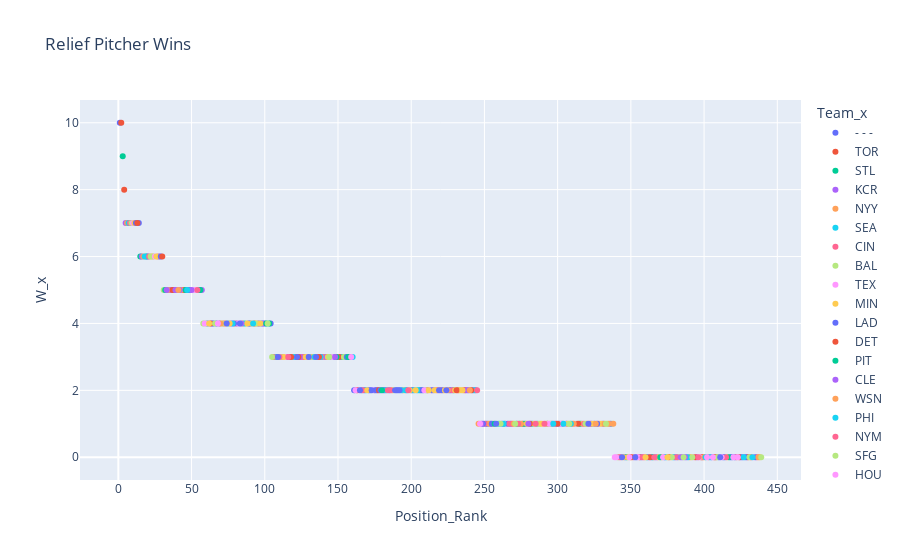

Here is the notebook cell this chart was saved with:
### Code cell
plot_pos_rank(relievers_wins, stat='W_x', title='Relief Pitcher Wins', groupby_col='Team_x', plot_filename='plots/relief_pitcher_wins.html')

### Figure 1 — Plotly figure (JSON) as saved in the notebook; plotly's stock layout.template omitted (floating-point values rounded to 4 significant figures)
{"data": [{"customdata": [["Chris Stratton"], ["Mychal Givens"], ["Colin Holderman"], ["Michael Fulmer"], ["Jake Diekman"], ["David Robertson"], ["Jesse Chavez"], ["Zach Pop"], ["Chris Martin"], ["Yohan Ramirez"], ["Jharel Cotton"], ["Anthony Bass"], ["Jorge Lopez"], ["Taylor Rogers"], ["Heath Hembree"], ["Jacob Barnes"], ["Joel Payamps"], ["Derek Law"], ["Tyler Beede"], ["Jake Reed"], ["Chris Devenski"], ["Austin Davis"], ["Matt Bush"], ["Josh Hader"], ["Jeurys Familia"], ["Javy Guerra"], ["Daniel Norris"], ["Ryan Borucki"], ["Raisel Iglesias"], ["Sean Newcomb"], ["Albert Abreu"], ["Reyes Moronta"], ["Manny Banuelos"], ["Shawn Armstrong"], ["Lou Trivino"], ["Robert Stephenson"], ["Jimmy Yacabonis"], ["Dinelson Lamet"], ["Yennier Cano"], ["Mitch White"], ["Alex Young"], ["Jake McGee"], ["Austin Voth"], ["Luke Bard"], ["Luke Weaver"], ["Anthony Banda"], ["Tyler Cyr"], ["Ian Gibaut"], ["Garrett Cleavinger"], ["Scott Effross"], ["JP Sears"], ["Anthony Misiewicz"], ["Sergio Romo"], ["Kervin Castro"], ["Louis Head"], ["Junior Fernandez"], ["Tyler Thornburg"], ["Matt Peacock"], ["Beau Sulser"], ["Will Smith"], ["Robert Dugger"], ["JoJo Romero"], ["Wyatt Mills"], ["Eric Stout"], ["Max Castillo"], ["Paul Fry"]], "hovertemplate": "Team_x=- - -<br>Position_Rank=%{x}<br>W_x=%{y}<br>Name=%{customdata[0]}<extra></extra>", "legendgroup": "- - -", "marker": {"color": "#636efa", "symbol": "circle"}, "mode": "markers", "name": "- - -", "orientation": "v", "showlegend": true, "type": "scatter", "x": [1, 14, 35, 38, 45, 61, 64, 65, 89, 90, 96, 98, 100, 104, 112, 115, 117, 161, 166, 171, 172, 175, 181, 185, 190, 191, 194, 197, 200, 201, 208, 226, 227, 239, 242, 244, 251, 252, 254, 262, 268, 278, 282, 296, 299, 301, 303, 306, 316, 323, 325, 331, 346, 354, 357, 364, 373, 380, 382, 413, 414, 418, 421, 425, 426, 429], "xaxis": "x", "y": [10, 7, 5, 5, 5, 4, 4, 4, 4, 4, 4, 4, 4, 4, 3, 3, 3, 2, 2, 2, 2, 2, 2, 2, 2, 2, 2, 2, 2, 2, 2, 2, 2, 2, 2, 2, 1, 1, 1, 1, 1, 1, 1, 1, 1, 1, 1, 1, 1, 1, 1, 1, 0, 0, 0, 0, 0, 0, 0, 0, 0, 0, 0, 0, 0, 0], "yaxis": "y"}, {"customdata": [["Adam Cimber"], ["Tim Mayza"], ["Jordan Romano"], ["Yimi Garcia"], ["Trevor Richards"], ["Yusei Kikuchi"], ["Ross Stripling"], ["Casey Lawrence"], ["Matt Gage"], ["Julian Merryweather"], ["Jeremy Beasley"], ["David Phelps"], ["Trent Thornton"]], "hovertemplate": "Team_x=TOR<br>Position_Rank=%{x}<br>W_x=%{y}<br>Name=%{customdata[0]}<extra></extra>", "legendgroup": "TOR", "marker": {"color": "#EF553B", "symbol": "circle"}, "mode": "markers", "name": "TOR", "orientation": "v", "showlegend": true, "type": "scatter", "x": [2, 4, 44, 93, 121, 177, 293, 356, 398, 399, 407, 424, 430], "xaxis": "x", "y": [10, 8, 5, 4, 3, 2, 1, 0, 0, 0, 0, 0, 0], "yaxis": "y"}, {"customdata": [["Ryan Helsley"], ["Genesis Cabrera"], ["Drew VerHagen"], ["Andre Pallante"], ["Giovanny Gallegos"], ["Jordan Hicks"], ["Jake Woodford"], ["Kodi Whitley"], ["Johan Oviedo"], ["Zack Thompson"], ["Nick Wittgren"], ["T.J. McFarland"], ["Packy Naughton"]], "hovertemplate": "Team_x=STL<br>Position_Rank=%{x}<br>W_x=%{y}<br>Name=%{customdata[0]}<extra></extra>", "legendgroup": "STL", "marker": {"color": "#00cc96", "symbol": "circle"}, "mode": "markers", "name": "STL", "orientation": "v", "showlegend": true, "type": "scatter", "x": [3, 103, 108, 127, 145, 147, 153, 206, 229, 264, 315, 347, 361], "xaxis": "x", "y": [9, 4, 3, 3, 3, 3, 3, 2, 2, 1, 1, 0, 0], "yaxis": "y"}, {"customdata": [["Scott Barlow"], ["Dylan Coleman"], ["Jose Cuas"], ["Collin Snider"], ["Josh Staumont"], ["Taylor Clarke"], ["Amir Garrett"], ["Jackson Kowar"], ["Carlos Hernandez"], ["Ronald Bolanos"], ["Brad Keller"], ["Gabe Speier"]], "hovertemplate": "Team_x=KCR<br>Position_Rank=%{x}<br>W_x=%{y}<br>Name=%{customdata[0]}<extra></extra>", "legendgroup": "KCR", "marker": {"color": "#ab63fa", "symbol": "circle"}, "mode": "markers", "name": "KCR", "orientation": "v", "showlegend": true, "type": "scatter", "x": [5, 36, 77, 99, 129, 139, 140, 352, 367, 385, 388, 395], "xaxis": "x", "y": [7, 5, 4, 4, 3, 3, 3, 0, 0, 0, 0, 0], "yaxis": "y"}, {"customdata": [["Clay Holmes"], ["Michael King"], ["Clarke Schmidt"], ["Miguel Castro"], ["Aroldis Chapman"], ["Lucas Luetge"], ["Greg Weissert"], ["Wandy Peralta"], ["Jonathan Loaisiga"], ["Ron Marinaccio"], ["Chad Green"], ["Ryan Weber"]], "hovertemplate": "Team_x=NYY<br>Position_Rank=%{x}<br>W_x=%{y}<br>Name=%{customdata[0]}<extra></extra>", "legendgroup": "NYY", "marker": {"color": "#FFA15A", "symbol": "circle"}, "mode": "markers", "name": "NYY", "orientation": "v", "showlegend": true, "type": "scatter", "x": [6, 27, 34, 43, 85, 95, 119, 141, 222, 310, 320, 371], "xaxis": "x", "y": [7, 6, 5, 5, 4, 4, 3, 3, 2, 1, 1, 0], "yaxis": "y"}, {"customdata": [["Diego Castillo"], ["Paul Sewald"], ["Penn Murfee"], ["Erik Swanson"], ["Matt Brash"], ["Andres Munoz"], ["Matthew Festa"], ["Matthew Boyd"], ["Tommy Milone"], ["Chris Flexen"], ["Drew Steckenrider"]], "hovertemplate": "Team_x=SEA<br>Position_Rank=%{x}<br>W_x=%{y}<br>Name=%{customdata[0]}<extra></extra>", "legendgroup": "SEA", "marker": {"color": "#19d3f3", "symbol": "circle"}, "mode": "markers", "name": "SEA", "orientation": "v", "showlegend": true, "type": "scatter", "x": [7, 49, 75, 152, 160, 202, 205, 243, 283, 286, 379], "xaxis": "x", "y": [7, 5, 4, 3, 3, 2, 2, 2, 1, 1, 0], "yaxis": "y"}, {"customdata": [["Alexis Diaz"], ["Reiver Sanmartin"], ["Luis Cessa"], ["Hunter Strickland"], ["Art Warren"], ["Buck Farmer"], ["Jeff Hoffman"], ["Joel Kuhnel"], ["Dauri Moreta"], ["Fernando Cruz"], ["Tony Santillan"], ["Ross Detwiler"]], "hovertemplate": "Team_x=CIN<br>Position_Rank=%{x}<br>W_x=%{y}<br>Name=%{customdata[0]}<extra></extra>", "legendgroup": "CIN", "marker": {"color": "#FF6692", "symbol": "circle"}, "mode": "markers", "name": "CIN", "orientation": "v", "showlegend": true, "type": "scatter", "x": [8, 72, 125, 126, 218, 220, 228, 236, 359, 368, 403, 422], "xaxis": "x", "y": [7, 4, 3, 3, 2, 2, 2, 2, 0, 0, 0, 0], "yaxis": "y"}, {"customdata": [["Cionel Perez"], ["Nick Vespi"], ["Joey Krehbiel"], ["Dillon Tate"], ["Bryan Baker"], ["Felix Bautista"], ["Keegan Akin"], ["Spenser Watkins"], ["DL Hall"], ["Logan Gillaspie"], ["Mike Baumann"], ["Travis Lakins Sr."]], "hovertemplate": "Team_x=BAL<br>Position_Rank=%{x}<br>W_x=%{y}<br>Name=%{customdata[0]}<extra></extra>", "legendgroup": "BAL", "marker": {"color": "#B6E880", "symbol": "circle"}, "mode": "markers", "name": "BAL", "orientation": "v", "showlegend": true, "type": "scatter", "x": [9, 31, 52, 60, 87, 94, 111, 259, 287, 313, 337, 341], "xaxis": "x", "y": [7, 5, 5, 4, 4, 4, 3, 1, 1, 1, 1, 0], "yaxis": "y"}, {"customdata": [["Brock Burke"], ["Matt Moore"], ["Joe Barlow"], ["Dennis Santana"], ["Taylor Hearn"], ["Jonathan Hernandez"], ["John King"], ["Brett Martin"], ["Josh Sborz"], ["Kolby Allard"], ["Garrett Richards"], ["Jesus Tinoco"], ["Jose Leclerc"]], "hovertemplate": "Team_x=TEX<br>Position_Rank=%{x}<br>W_x=%{y}<br>Name=%{customdata[0]}<extra></extra>", "legendgroup": "TEX", "marker": {"color": "#FF97FF", "symbol": "circle"}, "mode": "markers", "name": "TEX", "orientation": "v", "showlegend": true, "type": "scatter", "x": [10, 51, 114, 150, 164, 174, 265, 302, 305, 312, 329, 393, 397], "xaxis": "x", "y": [7, 5, 3, 3, 2, 2, 1, 1, 1, 1, 1, 0, 0], "yaxis": "y"}, {"customdata": [["Griffin Jax"], ["Emilio Pagan"], ["Caleb Thielbar"], ["Trevor Megill"], ["Cody Stashak"], ["Tyler Duffey"], ["Jhoan Duran"], ["Joe Smith"], ["Josh Winder"], ["Ronny Henriquez"], ["Aaron Sanchez"], ["Danny Coulombe"], ["Cole Sands"], ["Jovani Moran"]], "hovertemplate": "Team_x=MIN<br>Position_Rank=%{x}<br>W_x=%{y}<br>Name=%{customdata[0]}<extra></extra>", "legendgroup": "MIN", "marker": {"color": "#FECB52", "symbol": "circle"}, "mode": "markers", "name": "MIN", "orientation": "v", "showlegend": true, "type": "scatter", "x": [11, 80, 91, 97, 113, 195, 199, 317, 348, 369, 377, 383, 391, 416], "xaxis": "x", "y": [7, 4, 4, 4, 3, 2, 2, 1, 0, 0, 0, 0, 0, 0], "yaxis": "y"}, {"customdata": [["Evan Phillips"], ["Craig Kimbrel"], ["Alex Vesia"], ["Brusdar Graterol"], ["Phil Bickford"], ["Daniel Hudson"], ["David Price"], ["Justin Bruihl"], ["Caleb Ferguson"], ["Hanser Alberto"], ["Yency Almonte"], ["Tommy Kahnle"]], "hovertemplate": "Team_x=LAD<br>Position_Rank=%{x}<br>W_x=%{y}<br>Name=%{customdata[0]}<extra></extra>", "legendgroup": "LAD", "marker": {"color": "#636efa", "symbol": "circle"}, "mode": "markers", "name": "LAD", "orientation": "v", "showlegend": true, "type": "scatter", "x": [12, 20, 48, 176, 182, 207, 221, 266, 336, 410, 419, 428], "xaxis": "x", "y": [7, 6, 5, 2, 2, 2, 2, 1, 1, 0, 0, 0], "yaxis": "y"}, {"customdata": [["Alex Lange"], ["Joe Jimenez"], ["Will Vest"], ["Wily Peralta"], ["Andrew Chafin"], ["Tyler Alexander"], ["Gregory Soto"], ["Jason Foley"], ["Jose Cisnero"], ["Drew Hutchison"], ["Rony Garcia"], ["Angel De Jesus"], ["Garrett Hill"]], "hovertemplate": "Team_x=DET<br>Position_Rank=%{x}<br>W_x=%{y}<br>Name=%{customdata[0]}<extra></extra>", "legendgroup": "DET", "marker": {"color": "#EF553B", "symbol": "circle"}, "mode": "markers", "name": "DET", "orientation": "v", "showlegend": true, "type": "scatter", "x": [13, 151, 158, 178, 211, 232, 241, 276, 314, 376, 394, 408, 432], "xaxis": "x", "y": [7, 3, 3, 2, 2, 2, 2, 1, 1, 0, 0, 0, 0], "yaxis": "y"}, {"customdata": [["Chase De Jong"], ["Wil Crowe"], ["Dillon Peters"], ["David Bednar"], ["Duane Underwood Jr."], ["Zach Thompson"], ["Miguel Yajure"], ["Yerry De Los Santos"], ["Bryse Wilson"], ["Aaron Fletcher"]], "hovertemplate": "Team_x=PIT<br>Position_Rank=%{x}<br>W_x=%{y}<br>Name=%{customdata[0]}<extra></extra>", "legendgroup": "PIT", "marker": {"color": "#00cc96", "symbol": "circle"}, "mode": "markers", "name": "PIT", "orientation": "v", "showlegend": true, "type": "scatter", "x": [15, 19, 55, 155, 272, 274, 277, 365, 370, 417], "xaxis": "x", "y": [6, 6, 5, 3, 1, 1, 1, 0, 0, 0], "yaxis": "y"}, {"customdata": [["Bryan Shaw"], ["Trevor Stephan"], ["Eli Morgan"], ["Enyel De Los Santos"], ["Nick Sandlin"], ["Kirk McCarty"], ["Anthony Gose"], ["Emmanuel Clase"], ["Sam Hentges"], ["James Karinchak"], ["Anthony Castro"]], "hovertemplate": "Team_x=CLE<br>Position_Rank=%{x}<br>W_x=%{y}<br>Name=%{customdata[0]}<extra></extra>", "legendgroup": "CLE", "marker": {"color": "#ab63fa", "symbol": "circle"}, "mode": "markers", "name": "CLE", "orientation": "v", "showlegend": true, "type": "scatter", "x": [16, 28, 40, 42, 57, 81, 124, 132, 142, 215, 362], "xaxis": "x", "y": [6, 6, 5, 5, 5, 4, 3, 3, 3, 2, 0], "yaxis": "y"}, {"customdata": [["Kyle Finnegan"], ["Carl Edwards Jr."], ["Erasmo Ramirez"], ["Andres Machado"], ["Hunter Harvey"], ["Tanner Rainey"], ["Steve Cishek"], ["Josh Rogers"], ["Mason Thompson"], ["Victor Arano"], ["Paolo Espino"], ["Jordan Weems"]], "hovertemplate": "Team_x=WSN<br>Position_Rank=%{x}<br>W_x=%{y}<br>Name=%{customdata[0]}<extra></extra>", "legendgroup": "WSN", "marker": {"color": "#FFA15A", "symbol": "circle"}, "mode": "markers", "name": "WSN", "orientation": "v", "showlegend": true, "type": "scatter", "x": [17, 23, 73, 187, 217, 253, 256, 275, 311, 328, 351, 390], "xaxis": "x", "y": [6, 6, 4, 2, 2, 1, 1, 1, 1, 1, 0, 0], "yaxis": "y"}, {"customdata": [["Seranthony Dominguez"], ["Andrew Bellatti"], ["Jose Alvarado"], ["Brad Hand"], ["Corey Knebel"], ["Nick Nelson"], ["Connor Brogdon"], ["James Norwood"], ["Cristopher Sanchez"], ["Mark Appel"], ["Sam Coonrod"]], "hovertemplate": "Team_x=PHI<br>Position_Rank=%{x}<br>W_x=%{y}<br>Name=%{customdata[0]}<extra></extra>", "legendgroup": "PHI", "marker": {"color": "#19d3f3", "symbol": "circle"}, "mode": "markers", "name": "PHI", "orientation": "v", "showlegend": true, "type": "scatter", "x": [18, 86, 92, 107, 120, 138, 183, 309, 374, 389, 427], "xaxis": "x", "y": [6, 4, 4, 3, 3, 3, 2, 1, 0, 0, 0], "yaxis": "y"}, {"customdata": [["Adam Ottavino"], ["Drew Smith"], ["Seth Lugo"], ["Edwin Diaz"], ["Trevor May"], ["Joely Rodriguez"], ["Chasen Shreve"], ["Stephen Nogosek"], ["Yoan Lopez"], ["David Peterson"], ["Trevor Williams"], ["Adonis Medina"], ["Tommy Hunter"], ["Sean Reid-Foley"]], "hovertemplate": "Team_x=NYM<br>Position_Rank=%{x}<br>W_x=%{y}<br>Name=%{customdata[0]}<extra></extra>", "legendgroup": "NYM", "marker": {"color": "#FF6692", "symbol": "circle"}, "mode": "markers", "name": "NYM", "orientation": "v", "showlegend": true, "type": "scatter", "x": [21, 106, 110, 136, 184, 245, 250, 267, 269, 273, 298, 322, 381, 436], "xaxis": "x", "y": [6, 3, 3, 3, 2, 2, 1, 1, 1, 1, 1, 1, 0, 0], "yaxis": "y"}, {"customdata": [["John Brebbia"], ["Camilo Doval"], ["Dominic Leone"], ["Zack Littell"], ["Tyler Rogers"], ["Jose Alvarez"], ["Jakob Junis"], ["Jarlin Garcia"], ["Yunior Marte"], ["Sammy Long"], ["Sean Hjelle"], ["Mauricio Llovera"], ["Thomas Szapucki"], ["Scott Alexander"]], "hovertemplate": "Team_x=SFG<br>Position_Rank=%{x}<br>W_x=%{y}<br>Name=%{customdata[0]}<extra></extra>", "legendgroup": "SFG", "marker": {"color": "#B6E880", "symbol": "circle"}, "mode": "markers", "name": "SFG", "orientation": "v", "showlegend": true, "type": "scatter", "x": [22, 24, 71, 131, 154, 188, 234, 288, 292, 295, 334, 392, 409, 431], "xaxis": "x", "y": [6, 6, 4, 3, 3, 2, 2, 1, 1, 1, 1, 0, 0, 0], "yaxis": "y"}, {"customdata": [["Hector Neris"], ["Rafael Montero"], ["Bryan Abreu"], ["Ryan Pressly"], ["Ryne Stanek"], ["Blake Taylor"], ["Seth Martinez"], ["Cristian Javier"], ["Brandon Bielak"], ["Phil Maton"]], "hovertemplate": "Team_x=HOU<br>Position_Rank=%{x}<br>W_x=%{y}<br>Name=%{customdata[0]}<extra></extra>", "legendgroup": "HOU", "marker": {"color": "#FF97FF", "symbol": "circle"}, "mode": "markers", "name": "HOU", "orientation": "v", "showlegend": true, "type": "scatter", "x": [25, 53, 82, 146, 213, 290, 294, 355, 423, 434], "xaxis": "x", "y": [6, 5, 4, 3, 2, 1, 1, 0, 0, 0], "yaxis": "y"}, {"customdata": [["Reynaldo Lopez"], ["Liam Hendriks"], ["Bennett Sousa"], ["Kendall Graveman"], ["Tanner Banks"], ["Kyle Crick"], ["Aaron Bummer"], ["Jose Ruiz"], ["Joe Kelly"], ["Jimmy Lambert"], ["Davis Martin"], ["Matt Foster"], ["Vince Velasquez"]], "hovertemplate": "Team_x=CHW<br>Position_Rank=%{x}<br>W_x=%{y}<br>Name=%{customdata[0]}<extra></extra>", "legendgroup": "CHW", "marker": {"color": "#FECB52", "symbol": "circle"}, "mode": "markers", "name": "CHW", "orientation": "v", "showlegend": true, "type": "scatter", "x": [26, 88, 133, 143, 223, 230, 233, 279, 284, 289, 307, 324, 330], "xaxis": "x", "y": [6, 4, 3, 3, 2, 2, 2, 1, 1, 1, 1, 1, 1], "yaxis": "y"}, {"customdata": [["Daniel Bard"], ["Carlos Estevez"], ["Jhoulys Chacin"], ["Justin Lawrence"], ["Alex Colome"], ["Lucas Gilbreath"], ["Jake Bird"], ["Tyler Kinley"], ["Ty Blach"], ["Ashton Goudeau"], ["Austin Gomber"], ["Chad Smith"]], "hovertemplate": "Team_x=COL<br>Position_Rank=%{x}<br>W_x=%{y}<br>Name=%{customdata[0]}<extra></extra>", "legendgroup": "COL", "marker": {"color": "#636efa", "symbol": "circle"}, "mode": "markers", "name": "COL", "orientation": "v", "showlegend": true, "type": "scatter", "x": [29, 67, 79, 156, 168, 179, 214, 249, 255, 327, 405, 435], "xaxis": "x", "y": [6, 4, 4, 3, 2, 2, 2, 1, 1, 1, 0, 0], "yaxis": "y"}, {"customdata": [["Devin Williams"], ["Brent Suter"], ["Brad Boxberger"], ["Trevor Gott"], ["Luis Perdomo"], ["Hoby Milner"], ["Jandel Gustave"], ["Peter Strzelecki"], ["Jake Cousins"], ["Miguel Sanchez"], ["Trevor Kelley"], ["Jason Alexander"], ["Aaron Ashby"]], "hovertemplate": "Team_x=MIL<br>Position_Rank=%{x}<br>W_x=%{y}<br>Name=%{customdata[0]}<extra></extra>", "legendgroup": "MIL", "marker": {"color": "#EF553B", "symbol": "circle"}, "mode": "markers", "name": "MIL", "orientation": "v", "showlegend": true, "type": "scatter", "x": [30, 37, 63, 118, 123, 137, 163, 231, 237, 281, 300, 350, 363], "xaxis": "x", "y": [6, 5, 4, 3, 3, 3, 2, 2, 2, 1, 1, 0, 0], "yaxis": "y"}, {"customdata": [["A.J. Minter"], ["Kenley Jansen"], ["Dylan Lee"], ["Tyler Matzek"], ["Collin McHugh"], ["Jackson Stephens"], ["Darren O'Day"], ["Spencer Strider"]], "hovertemplate": "Team_x=ATL<br>Position_Rank=%{x}<br>W_x=%{y}<br>Name=%{customdata[0]}<extra></extra>", "legendgroup": "ATL", "marker": {"color": "#00cc96", "symbol": "circle"}, "mode": "markers", "name": "ATL", "orientation": "v", "showlegend": true, "type": "scatter", "x": [32, 46, 56, 101, 149, 157, 180, 257], "xaxis": "x", "y": [5, 5, 5, 4, 3, 3, 2, 1], "yaxis": "y"}, {"customdata": [["Robert Suarez"], ["Nabil Crismatt"], ["Adrian Morejon"], ["Steven Wilson"], ["Luis Garcia"], ["Tim Hill"], ["Nick Martinez"], ["Craig Stammen"], ["Pierce Johnson"], ["Reiss Knehr"], ["Tayler Scott"]], "hovertemplate": "Team_x=SDP<br>Position_Rank=%{x}<br>W_x=%{y}<br>Name=%{customdata[0]}<extra></extra>", "legendgroup": "SDP", "marker": {"color": "#ab63fa", "symbol": "circle"}, "mode": "markers", "name": "SDP", "orientation": "v", "showlegend": true, "type": "scatter", "x": [33, 39, 50, 69, 84, 148, 238, 248, 280, 384, 387], "xaxis": "x", "y": [5, 5, 5, 4, 4, 3, 2, 1, 1, 0, 0], "yaxis": "y"}, {"customdata": [["Steven Okert"], ["Tanner Scott"], ["Tommy Nance"], ["Richard Bleier"], ["Cole Sulser"], ["Anthony Bender"], ["Dylan Floro"], ["Huascar Brazoban"], ["Elieser Hernandez"], ["Andrew Nardi"], ["Jake Fishman"], ["Jeff Brigham"], ["Cody Poteet"]], "hovertemplate": "Team_x=MIA<br>Position_Rank=%{x}<br>W_x=%{y}<br>Name=%{customdata[0]}<extra></extra>", "legendgroup": "MIA", "marker": {"color": "#FFA15A", "symbol": "circle"}, "mode": "markers", "name": "MIA", "orientation": "v", "showlegend": true, "type": "scatter", "x": [41, 70, 225, 240, 246, 270, 326, 332, 335, 338, 400, 437, 438], "xaxis": "x", "y": [5, 4, 2, 2, 1, 1, 1, 1, 1, 1, 0, 0, 0], "yaxis": "y"}, {"customdata": [["Noe Ramirez"], ["Ian Kennedy"], ["Mark Melancon"], ["Kyle Nelson"], ["Sean Poppen"], ["Joe Mantiply"], ["J.B. Wendelken"], ["Keynan Middleton"], ["Luis Frias"], ["Caleb Smith"], ["Kevin Ginkel"], ["Taylor Widener"], ["Edwin Uceta"], ["Corbin Martin"]], "hovertemplate": "Team_x=ARI<br>Position_Rank=%{x}<br>W_x=%{y}<br>Name=%{customdata[0]}<extra></extra>", "legendgroup": "ARI", "marker": {"color": "#19d3f3", "symbol": "circle"}, "mode": "markers", "name": "ARI", "orientation": "v", "showlegend": true, "type": "scatter", "x": [47, 78, 134, 169, 193, 196, 204, 260, 263, 297, 304, 401, 404, 433], "xaxis": "x", "y": [5, 4, 3, 2, 2, 2, 2, 1, 1, 1, 1, 0, 0, 0], "yaxis": "y"}, {"customdata": [["Ryan Tepera"], ["Jaime Barria"], ["Andrew Wantz"], ["Austin Warren"], ["Jimmy Herget"], ["Oliver Ortega"], ["Touki Toussaint"], ["Mike Mayers"], ["Jose Marte"], ["Jose Quijada"], ["Aaron Loup"], ["Elvis Peguero"], ["Zack Weiss"], ["Archie Bradley"]], "hovertemplate": "Team_x=LAA<br>Position_Rank=%{x}<br>W_x=%{y}<br>Name=%{customdata[0]}<extra></extra>", "legendgroup": "LAA", "marker": {"color": "#FF6692", "symbol": "circle"}, "mode": "markers", "name": "LAA", "orientation": "v", "showlegend": true, "type": "scatter", "x": [54, 116, 167, 186, 198, 285, 291, 318, 342, 343, 358, 366, 396, 415], "xaxis": "x", "y": [5, 3, 2, 2, 2, 1, 1, 1, 0, 0, 0, 0, 0, 0], "yaxis": "y"}, {"customdata": [["Tanner Houck"], ["Matt Strahm"], ["John Schreiber"], ["Tyler Danish"], ["Garrett Whitlock"], ["Kutter Crawford"], ["Eduard Bazardo"], ["Kaleb Ort"], ["Hansel Robles"], ["Hirokazu Sawamura"], ["Zack Kelly"], ["Ryan Brasier"], ["Phillips Valdez"], ["Matt Barnes"]], "hovertemplate": "Team_x=BOS<br>Position_Rank=%{x}<br>W_x=%{y}<br>Name=%{customdata[0]}<extra></extra>", "legendgroup": "BOS", "marker": {"color": "#B6E880", "symbol": "circle"}, "mode": "markers", "name": "BOS", "orientation": "v", "showlegend": true, "type": "scatter", "x": [58, 66, 102, 105, 144, 210, 261, 271, 308, 319, 333, 378, 386, 439], "xaxis": "x", "y": [4, 4, 4, 3, 3, 2, 1, 1, 1, 1, 1, 0, 0, 0], "yaxis": "y"}, {"customdata": [["A.J. Puk"], ["Domingo Acevedo"], ["Dany Jimenez"], ["Sam Moll"], ["Zach Jackson"], ["Kirby Snead"], ["Austin Pruitt"], ["Norge Ruiz"], ["Jacob Lemoine"], ["Jared Koenig"], ["Justin Grimm"], ["Adam Kolarek"], ["Domingo Tapia"], ["Sam Selman"]], "hovertemplate": "Team_x=OAK<br>Position_Rank=%{x}<br>W_x=%{y}<br>Name=%{customdata[0]}<extra></extra>", "legendgroup": "OAK", "marker": {"color": "#FF97FF", "symbol": "circle"}, "mode": "markers", "name": "OAK", "orientation": "v", "showlegend": true, "type": "scatter", "x": [59, 68, 159, 162, 209, 247, 339, 340, 349, 372, 402, 406, 412, 420], "xaxis": "x", "y": [4, 4, 3, 2, 2, 1, 0, 0, 0, 0, 0, 0, 0, 0], "yaxis": "y"}, {"customdata": [["Rowan Wick"], ["Keegan Thompson"], ["Michael Rucker"], ["Mark Leiter Jr."], ["Brandon Hughes"], ["Manuel Rodriguez"], ["Erich Uelmen"], ["Adbert Alzolay"], ["Alec Mills"], ["Anderson Espinoza"], ["Robert Gsellman"]], "hovertemplate": "Team_x=CHC<br>Position_Rank=%{x}<br>W_x=%{y}<br>Name=%{customdata[0]}<extra></extra>", "legendgroup": "CHC", "marker": {"color": "#FECB52", "symbol": "circle"}, "mode": "markers", "name": "CHC", "orientation": "v", "showlegend": true, "type": "scatter", "x": [62, 76, 128, 170, 203, 212, 216, 235, 345, 360, 375], "xaxis": "x", "y": [4, 4, 3, 2, 2, 2, 2, 2, 0, 0, 0], "yaxis": "y"}, {"customdata": [["J.P. Feyereisen"], ["Colin Poche"], ["Ryan Yarbrough"], ["Andrew Kittredge"], ["Matt Wisler"], ["Ryan Thompson"], ["JT Chargois"], ["Josh Fleming"], ["Jason Adam"], ["Ralph Garza"], ["Calvin Faucher"], ["Jalen Beeks"], ["Brooks Raley"], ["Jeffrey Springs"], ["Pete Fairbanks"], ["Dusten Knight"], ["Phoenix Sanders"]], "hovertemplate": "Team_x=TBR<br>Position_Rank=%{x}<br>W_x=%{y}<br>Name=%{customdata[0]}<extra></extra>", "legendgroup": "TBR", "marker": {"color": "#636efa", "symbol": "circle"}, "mode": "markers", "name": "TBR", "orientation": "v", "showlegend": true, "type": "scatter", "x": [74, 83, 109, 122, 130, 135, 165, 173, 189, 192, 219, 224, 258, 321, 344, 353, 411], "xaxis": "x", "y": [4, 4, 3, 3, 3, 3, 2, 2, 2, 2, 2, 2, 1, 1, 0, 0, 0], "yaxis": "y"}], "layout": {"legend": {"title": {"text": "Team_x"}, "tracegroupgap": 0}, "title": {"text": "Relief Pitcher Wins"}, "xaxis": {"anchor": "y", "domain": [0, 1], "title": {"text": "Position_Rank"}}, "yaxis": {"anchor": "x", "domain": [0, 1], "title": {"text": "W_x"}}}}
